Frame 1 (no input): blank canvas, image omitted
Frame 60 (the mouse pressed at the canvas centre just before this capture): blank canvas, image omitted
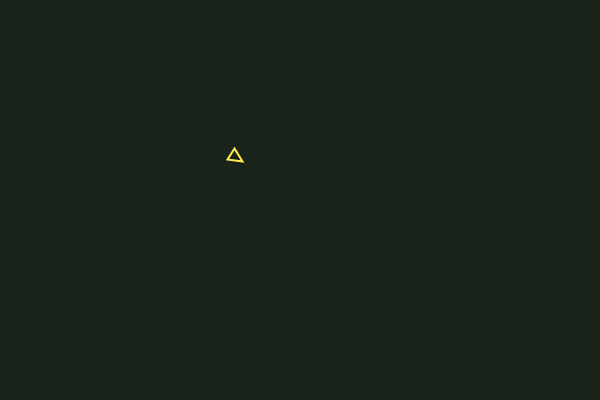
Frame 120 (the mouse held since frame 60 and released just before this capture)

The Processing sketch whose frames 1 and 60 were blank and that drew this single picture after the mouse press (run headless with seeded random() and noise(); from frame 60 on, the mouse is pressed at the canvas centre):

// Processing sketch: demo_maus
// ── demo_maus.pde
Maus maus;

void setup() {
  size(600, 400);
  // fullScreen();
  background(0);
  frameRate(30);

  maus = new Maus();
}

void draw() {
  background(#19231a);

  PVector mouse = new PVector(mouseX, mouseY);
  PVector mausToMouse = PVector.sub(mouse, maus.location);
  mausToMouse.normalize();
  mausToMouse.mult(0.5);

  maus.prepare();

  maus.applyForce(mausToMouse);

  maus.update();
  maus.draw();
}

// ── maus.pde
public class Maus extends Mover {
  color tint = #ffec51;
  float size = 14;

  public Maus() {
    super();
  }

  public void draw() {
    noFill();
    stroke(tint);
    strokeWeight(2);

    pushMatrix();
    translate(location.x, location.y);
    rotate(acceleration.heading());
    triangle(
      -(size / 2), -(size / 2),
      -(size / 2), size / 2,
      size / 2, 0
    );
    popMatrix();
  }
}

// ── mover.pde
public class Mover {
  PVector location;
  PVector velocity;
  PVector acceleration;

  float topspeed;

  public Mover() {
    location = new PVector(width/2, height/2);
    velocity = new PVector(0, 0);
    acceleration = new PVector(0, 0);
    topspeed = 8;
  }

  public void prepare() {
    acceleration.mult(0);
  }

  public void applyForce(PVector force) {
    acceleration.add(force);
  }

  public void update() {
    velocity.add(acceleration);
    velocity.limit(topspeed);
    location.add(velocity);
  }
}
